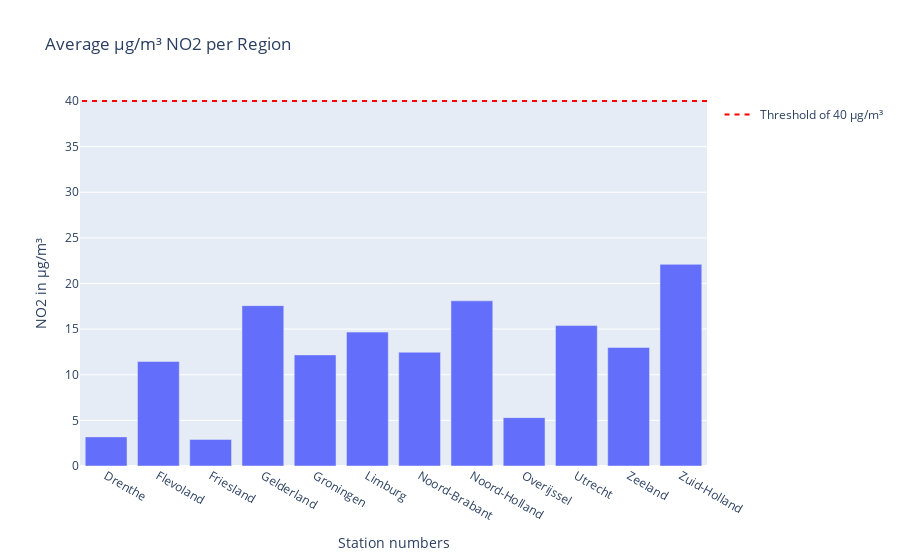

Source (notebook cell):
### Code cell
import plotly.express as px
import plotly.graph_objects as go

pv = ['Groningen', 'Friesland', 'Drenthe', 'Overijssel', 'Gelderland', 'Flevoland',
      'Utrecht', 'Noord-Holland', 'Zuid-Holland', 'Noord-Brabant', 'Limburg', 'Zeeland' ]

pv_mean = meanprovince[meanprovince['RegioS'].isin(pv)]
bar = px.bar(meanprovince, x='RegioS' , y= dfposts_NO2.groupby('RegioS')['value'].mean(), title='Average µg/m³ NO2 per Region')
bar.update_layout(yaxis_title='NO2 in µg/m³', xaxis_title= "Station numbers", barmode='group') 
#bar.add_shape(type='line', y0=40, y1=40, xref='paper', x0=0, x1=1, line_color='red')
bar.add_shape(
    legendrank=1,
    showlegend=True,
    type="line",
    xref="paper",
    line=dict(dash="5px", color='red'),
    x0=1,
    x1=0,
    y0=40,
    y1=40,
    name='Threshold of 40 µg/m³'
)

bar.show()

### Figure 1 — Plotly figure (JSON) as saved in the notebook; plotly's stock layout.template omitted (floating-point values rounded to 4 significant figures)
{"data": [{"hovertemplate": "RegioS=%{x}<br>value=%{y}<extra></extra>", "legendgroup": "", "marker": {"color": "#636efa", "pattern": {"shape": ""}}, "name": "", "orientation": "v", "showlegend": false, "textposition": "auto", "type": "bar", "x": ["Drenthe", "Flevoland", "Friesland", "Gelderland", "Groningen", "Limburg", "Noord-Brabant", "Noord-Holland", "Overijssel", "Utrecht", "Zeeland", "Zuid-Holland"], "xaxis": "x", "y": [3.19, 11.45, 2.911, 17.57, 12.18, 14.67, 12.47, 18.1, 5.299, 15.39, 12.99, 22.1], "yaxis": "y"}], "layout": {"barmode": "group", "legend": {"tracegroupgap": 0}, "shapes": [{"legendrank": 1, "line": {"color": "red", "dash": "5px"}, "name": "Threshold of 40 µg/m³", "showlegend": true, "type": "line", "x0": 1, "x1": 0, "xref": "paper", "y0": 40, "y1": 40}], "title": {"text": "Average µg/m³ NO2 per Region"}, "xaxis": {"anchor": "y", "domain": [0, 1], "title": {"text": "Station numbers"}}, "yaxis": {"anchor": "x", "domain": [0, 1], "title": {"text": "NO2 in µg/m³"}}}}
